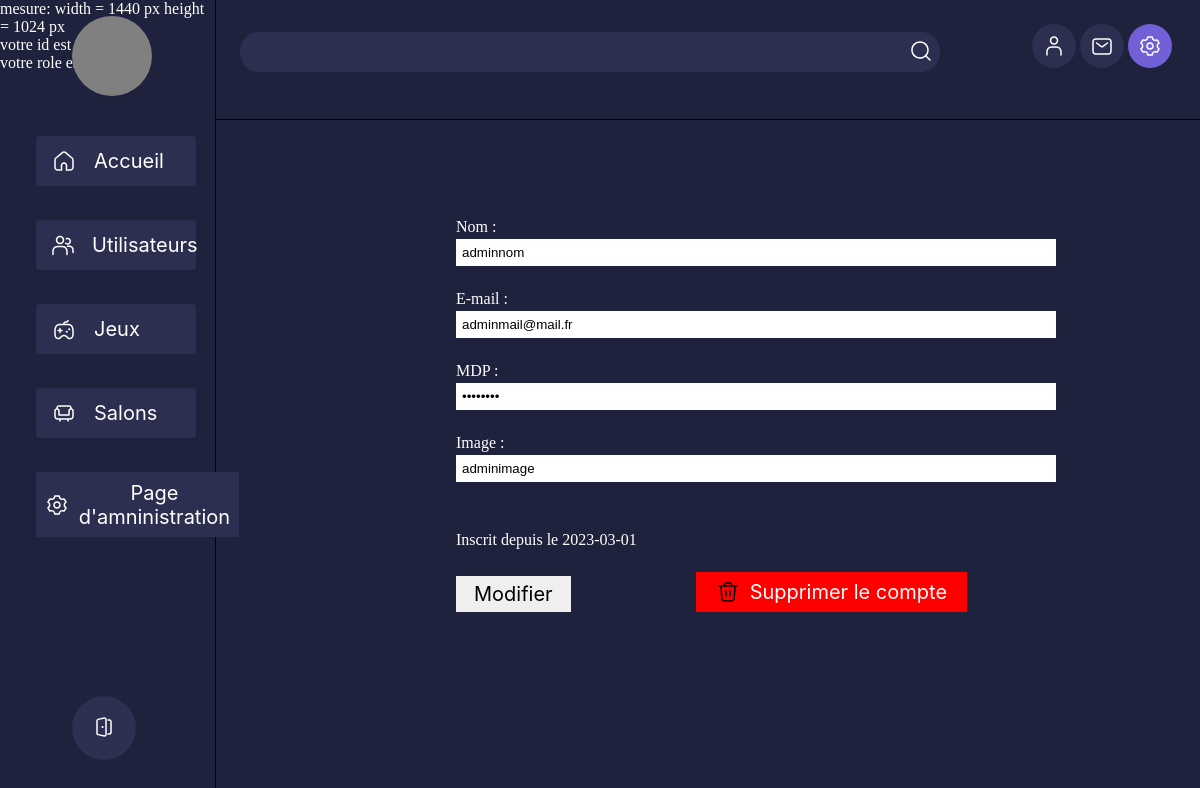
The page /index.php?page=parametre (signed in) on the database as committed earlier.
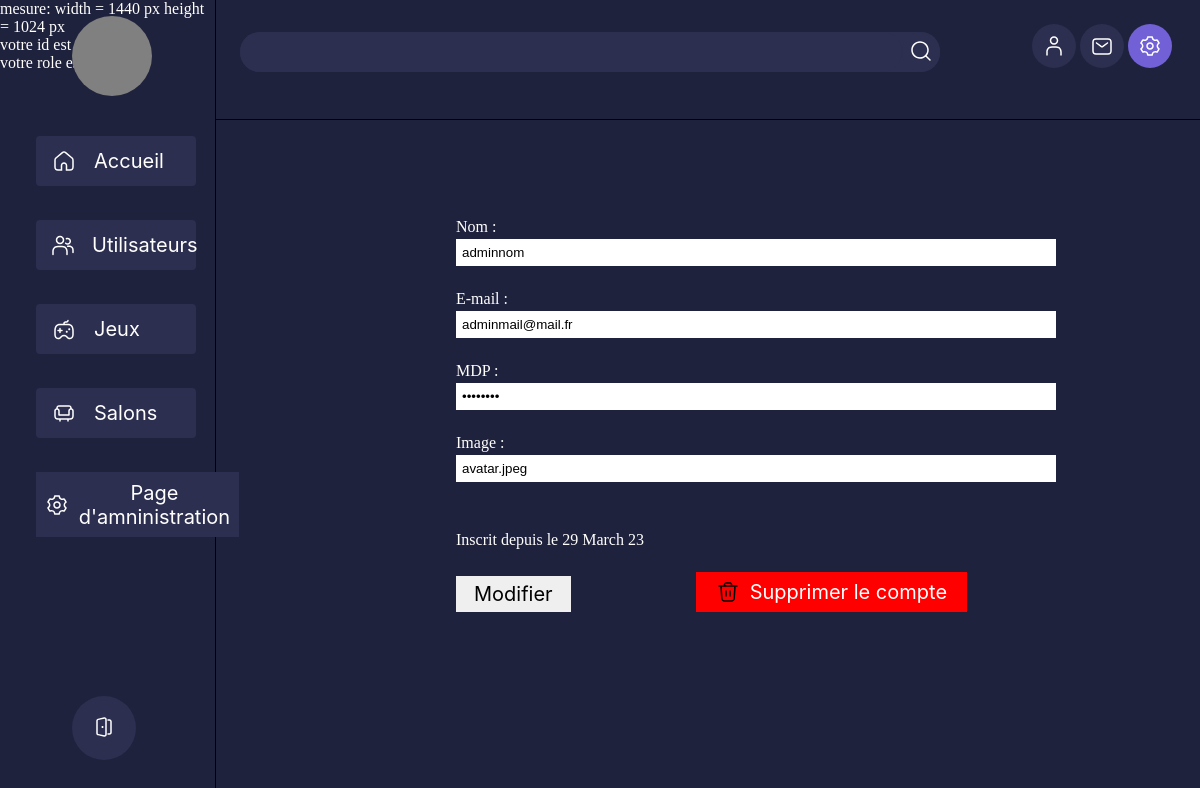
The same page on the database as committed later.
### tables this page shows
CREATE TABLE `utilisateurs` (
  `id` int NOT NULL,
  `nom` varchar(50) NOT NULL,
  `e-mail` varchar(200) NOT NULL,
  `image` varchar(255) NOT NULL DEFAULT 'avatar.jpeg',
  `information` varchar(255) NOT NULL,
  `connexion` int NOT NULL DEFAULT '1' COMMENT 'etat de la connexion.',
  `mdp` varchar(255) NOT NULL,
  `role` int NOT NULL DEFAULT '0'
);

### pages/parametre.php (the view, shortened to what this page needs)
<?php
    require_once('bdd/connect.php');
    $sql = 'SELECT * FROM `utilisateurs` WHERE `id`=:id';
    $query = $db->prepare($sql);
    $query->bindValue(':id', $_SESSION['id']);
    $query->execute();
    $infoUtilisateur = $query->fetch(PDO::FETCH_ASSOC);
?>
<div class="pageParametre">
    <form action="" method="post">
        <div class="nom">
            <label for="nom">Nom : </label>
            <input type="text" name="nom" id="nom" value="<?= $infoUtilisateur['nom'] ?>"><br>
        </div>
        <div class="mail">
            <label for="mail">E-mail : </label>
            <input type="email" name="mail" id="mail" value="<?= $infoUtilisateur['e-mail'] ?>"><br>
        </div>
        <div class="mdp">
            <label for="mdp">MDP : </label>
            <input type="password" name="mdp" id="mdp" value="<?= $infoUtilisateur['mdp'] ?>"><br>
        </div>
        <div class="image">
            <label for="image">Image : </label>
            <input type="text" name="image" id="image" value="<?= $infoUtilisateur['image'] ?>"><br>
        </div>
        <div class="information">
            <p>Inscrit depuis le <?= $infoUtilisateur['information'] ?></p>
        </div>
        <input type="submit" value="Modifier">
    </form>
    <a class="button" href="#supprimer"><button id="buttonSupprimer"><img src="images/icone/delete.svg"><p>Supprimer le compte</p></button></a>
</div>

Rows that differ between the two databases and show on the page:
changed utilisateurs "adminnom": image "adminimage" → "avatar.jpeg"; information "2023-03-01" → "29 March 23"
